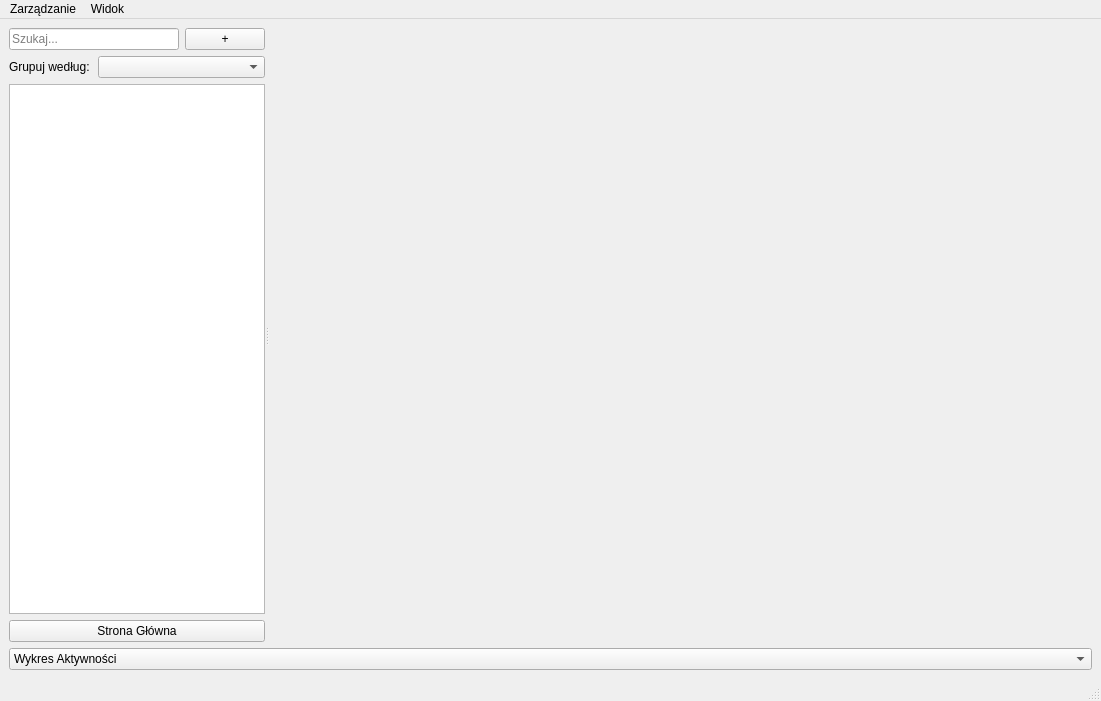
<?xml version="1.0" encoding="UTF-8"?>
<ui version="4.0">
 <class>MainWindow</class>
 <widget class="QMainWindow" name="MainWindow">
  <property name="geometry">
   <rect>
    <x>0</x>
    <y>0</y>
    <width>1101</width>
    <height>701</height>
   </rect>
  </property>
  <property name="sizePolicy">
   <sizepolicy hsizetype="Preferred" vsizetype="Preferred">
    <horstretch>11</horstretch>
    <verstretch>0</verstretch>
   </sizepolicy>
  </property>
  <property name="windowTitle">
   <string>MainWindow</string>
  </property>
  <widget class="QWidget" name="centralwidget">
   <layout class="QGridLayout" name="gridLayout_3">
    <item row="0" column="1">
     <widget class="QSplitter" name="splitter">
      <property name="orientation">
       <enum>Qt::Orientation::Horizontal</enum>
      </property>
      <widget class="QWidget" name="panelKategorii" native="true">
       <property name="sizePolicy">
        <sizepolicy hsizetype="Preferred" vsizetype="Preferred">
         <horstretch>0</horstretch>
         <verstretch>0</verstretch>
        </sizepolicy>
       </property>
       <layout class="QGridLayout" name="gridLayout">
        <item row="0" column="0">
         <layout class="QHBoxLayout" name="horizontalLayout_3">
          <item>
           <widget class="QLineEdit" name="wyszukiwarka">
            <property name="placeholderText">
             <string>Szukaj...</string>
            </property>
           </widget>
          </item>
          <item>
           <widget class="QPushButton" name="btnDodajMedium">
            <property name="toolTip">
             <string>Dodaj nowe medium</string>
            </property>
            <property name="text">
             <string>+</string>
            </property>
           </widget>
          </item>
         </layout>
        </item>
        <item row="3" column="0">
         <widget class="QPushButton" name="btnPowrot">
          <property name="text">
           <string>Strona Główna</string>
          </property>
         </widget>
        </item>
        <item row="2" column="0">
         <widget class="QTreeWidget" name="kategorie">
          <property name="headerHidden">
           <bool>true</bool>
          </property>
          <column>
           <property name="text">
            <string notr="true">1</string>
           </property>
          </column>
         </widget>
        </item>
        <item row="1" column="0">
         <layout class="QHBoxLayout" name="horizontalLayout_6">
          <item>
           <widget class="QLabel" name="label_7">
            <property name="sizePolicy">
             <sizepolicy hsizetype="Preferred" vsizetype="Preferred">
              <horstretch>1</horstretch>
              <verstretch>0</verstretch>
             </sizepolicy>
            </property>
            <property name="text">
             <string>Grupuj według:</string>
            </property>
           </widget>
          </item>
          <item>
           <widget class="QComboBox" name="comboGrupowanie">
            <property name="sizePolicy">
             <sizepolicy hsizetype="Preferred" vsizetype="Fixed">
              <horstretch>2</horstretch>
              <verstretch>0</verstretch>
             </sizepolicy>
            </property>
           </widget>
          </item>
         </layout>
        </item>
       </layout>
      </widget>
      <widget class="QStackedWidget" name="daneSzczegolowe">
       <property name="sizePolicy">
        <sizepolicy hsizetype="Preferred" vsizetype="Preferred">
         <horstretch>2</horstretch>
         <verstretch>0</verstretch>
        </sizepolicy>
       </property>
       <property name="currentIndex">
        <number>3</number>
       </property>
       <widget class="QWidget" name="page">
        <layout class="QGridLayout" name="gridLayout_2">
         <item row="0" column="0">
          <layout class="QVBoxLayout" name="verticalLayout_4">
           <item>
            <widget class="QChartView" name="wykresOwalny"/>
           </item>
           <item>
            <widget class="QLabel" name="label">
             <property name="text">
              <string>Ostatnia aktywność</string>
             </property>
             <property name="alignment">
              <set>Qt::AlignmentFlag::AlignCenter</set>
             </property>
            </widget>
           </item>
           <item>
            <layout class="QGridLayout" name="gridOstatnie"/>
           </item>
           <item>
            <widget class="QPushButton" name="btnLosuj">
             <property name="text">
              <string>Wylosuj mi coś z Kupki Wstydu!</string>
             </property>
            </widget>
           </item>
          </layout>
         </item>
        </layout>
       </widget>
       <widget class="QWidget" name="page_3">
        <layout class="QGridLayout" name="gridLayout_6">
         <item row="0" column="0">
          <layout class="QVBoxLayout" name="verticalLayout_3">
           <item>
            <spacer name="verticalSpacer_5">
             <property name="orientation">
              <enum>Qt::Orientation::Vertical</enum>
             </property>
             <property name="sizeHint" stdset="0">
              <size>
               <width>20</width>
               <height>40</height>
              </size>
             </property>
            </spacer>
           </item>
           <item>
            <layout class="QVBoxLayout" name="verticalLayout_2">
             <item>
              <layout class="QHBoxLayout" name="horizontalLayout_9">
               <item>
                <spacer name="horizontalSpacer_13">
                 <property name="orientation">
                  <enum>Qt::Orientation::Horizontal</enum>
                 </property>
                 <property name="sizeHint" stdset="0">
                  <size>
                   <width>40</width>
                   <height>20</height>
                  </size>
                 </property>
                </spacer>
               </item>
               <item>
                <widget class="QLabel" name="label_6">
                 <property name="text">
                  <string>Dodaj nowe medium</string>
                 </property>
                </widget>
               </item>
               <item>
                <spacer name="horizontalSpacer_11">
                 <property name="orientation">
                  <enum>Qt::Orientation::Horizontal</enum>
                 </property>
                 <property name="sizeHint" stdset="0">
                  <size>
                   <width>40</width>
                   <height>20</height>
                  </size>
                 </property>
                </spacer>
               </item>
              </layout>
             </item>
             <item>
              <layout class="QHBoxLayout" name="horizontalLayout_4">
               <item>
                <spacer name="horizontalSpacer_14">
                 <property name="orientation">
                  <enum>Qt::Orientation::Horizontal</enum>
                 </property>
                 <property name="sizeHint" stdset="0">
                  <size>
                   <width>40</width>
                   <height>20</height>
                  </size>
                 </property>
                </spacer>
               </item>
               <item>
                <widget class="QLineEdit" name="editNowyTytul">
                 <property name="placeholderText">
                  <string>Wpisz tytuł...</string>
                 </property>
                </widget>
               </item>
               <item>
                <spacer name="horizontalSpacer_12">
                 <property name="orientation">
                  <enum>Qt::Orientation::Horizontal</enum>
                 </property>
                 <property name="sizeHint" stdset="0">
                  <size>
                   <width>40</width>
                   <height>20</height>
                  </size>
                 </property>
                </spacer>
               </item>
              </layout>
             </item>
            </layout>
           </item>
           <item>
            <layout class="QHBoxLayout" name="horizontalLayout_7">
             <item>
              <spacer name="horizontalSpacer_9">
               <property name="orientation">
                <enum>Qt::Orientation::Horizontal</enum>
               </property>
               <property name="sizeHint" stdset="0">
                <size>
                 <width>40</width>
                 <height>20</height>
                </size>
               </property>
              </spacer>
             </item>
             <item>
              <widget class="QComboBox" name="comboNowaKategoria">
               <property name="placeholderText">
                <string>Wybierz kategorię....</string>
               </property>
              </widget>
             </item>
             <item>
              <widget class="QPushButton" name="btnDodajKategorie">
               <property name="toolTip">
                <string>Dodaj nową kategorię</string>
               </property>
               <property name="text">
                <string>+</string>
               </property>
              </widget>
             </item>
             <item>
              <spacer name="horizontalSpacer_5">
               <property name="orientation">
                <enum>Qt::Orientation::Horizontal</enum>
               </property>
               <property name="sizeHint" stdset="0">
                <size>
                 <width>40</width>
                 <height>20</height>
                </size>
               </property>
              </spacer>
             </item>
             <item>
              <widget class="QComboBox" name="comboNowyTyp">
               <property name="placeholderText">
                <string>Wybierz platformę....</string>
               </property>
              </widget>
             </item>
             <item>
              <widget class="QPushButton" name="btnDodajPlatforme">
               <property name="toolTip">
                <string>Dodaj nową platformę</string>
               </property>
               <property name="text">
                <string>+</string>
               </property>
              </widget>
             </item>
             <item>
              <spacer name="horizontalSpacer_10">
               <property name="orientation">
                <enum>Qt::Orientation::Horizontal</enum>
               </property>
               <property name="sizeHint" stdset="0">
                <size>
                 <width>40</width>
                 <height>20</height>
                </size>
               </property>
              </spacer>
             </item>
            </layout>
           </item>
           <item>
            <layout class="QHBoxLayout" name="horizontalLayout_8">
             <item>
              <spacer name="horizontalSpacer_7">
               <property name="orientation">
                <enum>Qt::Orientation::Horizontal</enum>
               </property>
               <property name="sizeHint" stdset="0">
                <size>
                 <width>40</width>
                 <height>20</height>
                </size>
               </property>
              </spacer>
             </item>
             <item>
              <widget class="QLabel" name="labJednostka">
               <property name="text">
                <string>Cel: (jednostka)</string>
               </property>
              </widget>
             </item>
             <item>
              <widget class="QSpinBox" name="spinNowyCel"/>
             </item>
             <item>
              <spacer name="horizontalSpacer_8">
               <property name="orientation">
                <enum>Qt::Orientation::Horizontal</enum>
               </property>
               <property name="sizeHint" stdset="0">
                <size>
                 <width>40</width>
                 <height>20</height>
                </size>
               </property>
              </spacer>
             </item>
            </layout>
           </item>
           <item>
            <layout class="QHBoxLayout" name="horizontalLayout_12">
             <item>
              <spacer name="horizontalSpacer_16">
               <property name="orientation">
                <enum>Qt::Orientation::Horizontal</enum>
               </property>
               <property name="sizeHint" stdset="0">
                <size>
                 <width>40</width>
                 <height>20</height>
                </size>
               </property>
              </spacer>
             </item>
             <item>
              <widget class="QLabel" name="labJednostka_2">
               <property name="text">
                <string>Ocena: </string>
               </property>
              </widget>
             </item>
             <item>
              <widget class="QSpinBox" name="spinNowaOcena">
               <property name="maximum">
                <number>10</number>
               </property>
              </widget>
             </item>
             <item>
              <spacer name="horizontalSpacer_17">
               <property name="orientation">
                <enum>Qt::Orientation::Horizontal</enum>
               </property>
               <property name="sizeHint" stdset="0">
                <size>
                 <width>40</width>
                 <height>20</height>
                </size>
               </property>
              </spacer>
             </item>
            </layout>
           </item>
           <item>
            <spacer name="verticalSpacer_2">
             <property name="orientation">
              <enum>Qt::Orientation::Vertical</enum>
             </property>
             <property name="sizeHint" stdset="0">
              <size>
               <width>20</width>
               <height>40</height>
              </size>
             </property>
            </spacer>
           </item>
           <item>
            <layout class="QHBoxLayout" name="horizontalLayout_5">
             <item>
              <widget class="QPushButton" name="btnAnulujDodawanie">
               <property name="text">
                <string>Anuluj</string>
               </property>
              </widget>
             </item>
             <item>
              <spacer name="horizontalSpacer_4">
               <property name="orientation">
                <enum>Qt::Orientation::Horizontal</enum>
               </property>
               <property name="sizeHint" stdset="0">
                <size>
                 <width>40</width>
                 <height>20</height>
                </size>
               </property>
              </spacer>
             </item>
             <item>
              <widget class="QLabel" name="lblKomunikatFormularza">
               <property name="text">
                <string/>
               </property>
              </widget>
             </item>
             <item>
              <spacer name="horizontalSpacer_3">
               <property name="orientation">
                <enum>Qt::Orientation::Horizontal</enum>
               </property>
               <property name="sizeHint" stdset="0">
                <size>
                 <width>40</width>
                 <height>20</height>
                </size>
               </property>
              </spacer>
             </item>
             <item>
              <widget class="QPushButton" name="btnPotwierdzDodaj">
               <property name="text">
                <string>Dodaj do biblioteki</string>
               </property>
              </widget>
             </item>
            </layout>
           </item>
          </layout>
         </item>
        </layout>
       </widget>
       <widget class="QWidget" name="page_2">
        <layout class="QGridLayout" name="gridLayout_5">
         <item row="0" column="0">
          <layout class="QVBoxLayout" name="verticalLayout">
           <item>
            <widget class="QLabel" name="lblDetaleDaty">
             <property name="text">
              <string>Ostatnio aktywne</string>
             </property>
             <property name="alignment">
              <set>Qt::AlignmentFlag::AlignRight|Qt::AlignmentFlag::AlignTop|Qt::AlignmentFlag::AlignTrailing</set>
             </property>
            </widget>
           </item>
           <item>
            <layout class="QGridLayout" name="gridLayout_4">
             <item row="1" column="2">
              <spacer name="horizontalSpacer_21">
               <property name="orientation">
                <enum>Qt::Orientation::Horizontal</enum>
               </property>
               <property name="sizeHint" stdset="0">
                <size>
                 <width>40</width>
                 <height>20</height>
                </size>
               </property>
              </spacer>
             </item>
             <item row="1" column="1">
              <widget class="QLabel" name="lblDetaleTytul">
               <property name="font">
                <font>
                 <pointsize>36</pointsize>
                 <bold>true</bold>
                </font>
               </property>
               <property name="text">
                <string>&lt;html&gt;&lt;head/&gt;&lt;body&gt;&lt;p align=&quot;center&quot;&gt;&lt;span style=&quot; font-size:36pt; font-weight:700;&quot;&gt;Główny Tytuł&lt;/span&gt;&lt;/p&gt;&lt;/body&gt;&lt;/html&gt;</string>
               </property>
               <property name="alignment">
                <set>Qt::AlignmentFlag::AlignCenter</set>
               </property>
              </widget>
             </item>
             <item row="1" column="0">
              <spacer name="horizontalSpacer_20">
               <property name="orientation">
                <enum>Qt::Orientation::Horizontal</enum>
               </property>
               <property name="sizeHint" stdset="0">
                <size>
                 <width>40</width>
                 <height>20</height>
                </size>
               </property>
              </spacer>
             </item>
            </layout>
           </item>
           <item>
            <widget class="QLabel" name="labNazwaPlatformy">
             <property name="font">
              <font>
               <pointsize>16</pointsize>
              </font>
             </property>
             <property name="text">
              <string>&lt;html&gt;&lt;head/&gt;&lt;body&gt;&lt;p align=&quot;center&quot;&gt;&lt;span style=&quot; font-size:16pt;&quot;&gt;Platforma&lt;/span&gt;&lt;/p&gt;&lt;/body&gt;&lt;/html&gt;</string>
             </property>
             <property name="alignment">
              <set>Qt::AlignmentFlag::AlignCenter</set>
             </property>
            </widget>
           </item>
           <item>
            <spacer name="verticalSpacer_4">
             <property name="orientation">
              <enum>Qt::Orientation::Vertical</enum>
             </property>
             <property name="sizeHint" stdset="0">
              <size>
               <width>17</width>
               <height>37</height>
              </size>
             </property>
            </spacer>
           </item>
           <item>
            <widget class="QLabel" name="lblWielkiStatus">
             <property name="font">
              <font>
               <pointsize>26</pointsize>
              </font>
             </property>
             <property name="text">
              <string>&lt;html&gt;&lt;head/&gt;&lt;body&gt;&lt;p align=&quot;center&quot;&gt;&lt;span style=&quot; font-size:26pt; font-weight:700; color:#00ad00;&quot;&gt;Wielki Status&lt;/span&gt;&lt;/p&gt;&lt;/body&gt;&lt;/html&gt;</string>
             </property>
             <property name="alignment">
              <set>Qt::AlignmentFlag::AlignCenter</set>
             </property>
            </widget>
           </item>
           <item>
            <layout class="QHBoxLayout" name="horizontalLayout_13">
             <item>
              <spacer name="horizontalSpacer_18">
               <property name="orientation">
                <enum>Qt::Orientation::Horizontal</enum>
               </property>
               <property name="sizeHint" stdset="0">
                <size>
                 <width>40</width>
                 <height>20</height>
                </size>
               </property>
              </spacer>
             </item>
             <item>
              <widget class="QLabel" name="label_4">
               <property name="text">
                <string>Ocena:</string>
               </property>
              </widget>
             </item>
             <item>
              <widget class="QSpinBox" name="lblDetaleOcena">
               <property name="maximum">
                <number>10</number>
               </property>
              </widget>
             </item>
             <item>
              <spacer name="horizontalSpacer_19">
               <property name="orientation">
                <enum>Qt::Orientation::Horizontal</enum>
               </property>
               <property name="sizeHint" stdset="0">
                <size>
                 <width>40</width>
                 <height>20</height>
                </size>
               </property>
              </spacer>
             </item>
            </layout>
           </item>
           <item>
            <spacer name="verticalSpacer_3">
             <property name="orientation">
              <enum>Qt::Orientation::Vertical</enum>
             </property>
             <property name="sizeHint" stdset="0">
              <size>
               <width>17</width>
               <height>37</height>
              </size>
             </property>
            </spacer>
           </item>
           <item>
            <layout class="QHBoxLayout" name="horizontalLayout_10">
             <item>
              <spacer name="horizontalSpacer_15">
               <property name="orientation">
                <enum>Qt::Orientation::Horizontal</enum>
               </property>
               <property name="sizeHint" stdset="0">
                <size>
                 <width>40</width>
                 <height>20</height>
                </size>
               </property>
              </spacer>
             </item>
             <item>
              <widget class="QLabel" name="label_2">
               <property name="text">
                <string>Status: </string>
               </property>
              </widget>
             </item>
             <item>
              <widget class="QComboBox" name="comboDetaleStatus"/>
             </item>
             <item>
              <spacer name="horizontalSpacer_6">
               <property name="orientation">
                <enum>Qt::Orientation::Horizontal</enum>
               </property>
               <property name="sizeHint" stdset="0">
                <size>
                 <width>40</width>
                 <height>20</height>
                </size>
               </property>
              </spacer>
             </item>
            </layout>
           </item>
           <item>
            <widget class="QProgressBar" name="progressBarDetale">
             <property name="value">
              <number>24</number>
             </property>
            </widget>
           </item>
           <item>
            <widget class="QFrame" name="frameKontrolkiPostepu">
             <property name="sizePolicy">
              <sizepolicy hsizetype="Preferred" vsizetype="Preferred">
               <horstretch>0</horstretch>
               <verstretch>0</verstretch>
              </sizepolicy>
             </property>
             <property name="frameShape">
              <enum>QFrame::Shape::StyledPanel</enum>
             </property>
             <property name="frameShadow">
              <enum>QFrame::Shadow::Raised</enum>
             </property>
             <layout class="QHBoxLayout" name="horizontalLayout_2">
              <item>
               <spacer name="horizontalSpacer_2">
                <property name="orientation">
                 <enum>Qt::Orientation::Horizontal</enum>
                </property>
                <property name="sizeHint" stdset="0">
                 <size>
                  <width>267</width>
                  <height>20</height>
                 </size>
                </property>
               </spacer>
              </item>
              <item>
               <layout class="QHBoxLayout" name="horizontalLayout">
                <item>
                 <widget class="QSpinBox" name="spinDetaleAktualny">
                  <property name="maximum">
                   <number>9999</number>
                  </property>
                 </widget>
                </item>
                <item>
                 <widget class="QLabel" name="label_3">
                  <property name="text">
                   <string>/</string>
                  </property>
                 </widget>
                </item>
                <item>
                 <widget class="QSpinBox" name="spinDetaleDocelowy">
                  <property name="maximum">
                   <number>9999</number>
                  </property>
                 </widget>
                </item>
                <item>
                 <widget class="QLabel" name="lblDetaleJednostka">
                  <property name="text">
                   <string>jednostka</string>
                  </property>
                 </widget>
                </item>
               </layout>
              </item>
              <item>
               <spacer name="horizontalSpacer">
                <property name="orientation">
                 <enum>Qt::Orientation::Horizontal</enum>
                </property>
                <property name="sizeHint" stdset="0">
                 <size>
                  <width>266</width>
                  <height>20</height>
                 </size>
                </property>
               </spacer>
              </item>
             </layout>
            </widget>
           </item>
           <item>
            <spacer name="verticalSpacer_6">
             <property name="orientation">
              <enum>Qt::Orientation::Vertical</enum>
             </property>
             <property name="sizeHint" stdset="0">
              <size>
               <width>17</width>
               <height>37</height>
              </size>
             </property>
            </spacer>
           </item>
           <item>
            <widget class="QPushButton" name="btnZacznijOdNowa">
             <property name="text">
              <string>Zacznij od nowa</string>
             </property>
            </widget>
           </item>
           <item>
            <widget class="QPushButton" name="btnDetaleZapisz">
             <property name="text">
              <string>Zapisz zmiany</string>
             </property>
            </widget>
           </item>
          </layout>
         </item>
        </layout>
       </widget>
       <widget class="QWidget" name="page_4">
        <layout class="QGridLayout" name="gridLayout_7"/>
       </widget>
      </widget>
     </widget>
    </item>
    <item row="1" column="1">
     <widget class="QComboBox" name="comboWidokStatystyk">
      <item>
       <property name="text">
        <string>Wykres Aktywności</string>
       </property>
      </item>
      <item>
       <property name="text">
        <string>Kupka Wstydu</string>
       </property>
      </item>
     </widget>
    </item>
   </layout>
  </widget>
  <widget class="QMenuBar" name="menubar">
   <property name="geometry">
    <rect>
     <x>0</x>
     <y>0</y>
     <width>1101</width>
     <height>21</height>
    </rect>
   </property>
   <widget class="QMenu" name="menu">
    <property name="title">
     <string>Zarządzanie</string>
    </property>
    <addaction name="separator"/>
    <addaction name="actionKategorie"/>
    <addaction name="actionPlatformy"/>
   </widget>
   <widget class="QMenu" name="menuWidok">
    <property name="title">
     <string>Widok</string>
    </property>
    <addaction name="actionStronaGlowna"/>
    <addaction name="actionStatystyki"/>
   </widget>
   <addaction name="menu"/>
   <addaction name="menuWidok"/>
  </widget>
  <widget class="QStatusBar" name="statusbar"/>
  <action name="actionZarz_dzaj_Kategoriami">
   <property name="text">
    <string>Zarządzaj Kategoriami...</string>
   </property>
  </action>
  <action name="actionZarz_dzaj_Platformami">
   <property name="text">
    <string>Zarządzaj Platformami...</string>
   </property>
  </action>
  <action name="actionKategorie">
   <property name="text">
    <string>Kategorie...</string>
   </property>
  </action>
  <action name="actionPlatformy">
   <property name="text">
    <string>Platformy...</string>
   </property>
  </action>
  <action name="actionStronaGlowna">
   <property name="text">
    <string>Strona Główna</string>
   </property>
  </action>
  <action name="actionStatystyki">
   <property name="text">
    <string>Statystyki</string>
   </property>
  </action>
 </widget>
 <customwidgets>
  <customwidget>
   <class>QChartView</class>
   <extends>QGraphicsView</extends>
   <header location="global">qchartview.h</header>
  </customwidget>
 </customwidgets>
 <resources/>
 <connections/>
</ui>
